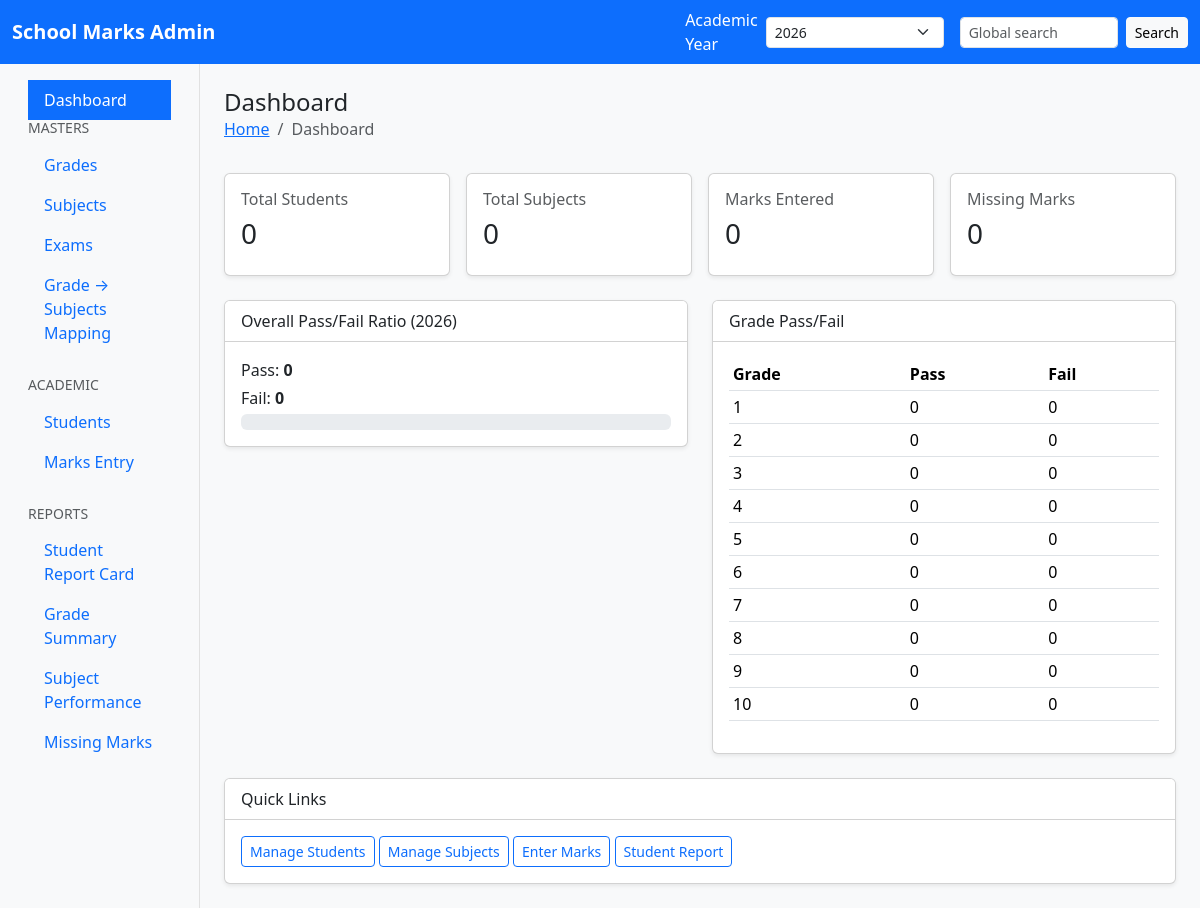
The page / on the database its author committed.
### tables this page shows
CREATE TABLE grades (
    grade_id TINYINT PRIMARY KEY
);

### controller/DashboardController.php (called while the page is built, shortened)
<?php
class DashboardController
{
    public function handle(string $page): void
    {
        $db = db();
        $academicYear = (int)($_GET['academic_year'] ?? DEFAULT_ACADEMIC_YEAR);
        $stats = [];
        $stats['students'] = (int)($db->query('SELECT COUNT(*) AS cnt FROM students')->fetch_assoc()['cnt'] ?? 0);
        $stats['subjects'] = (int)($db->query('SELECT COUNT(*) AS cnt FROM subjects')->fetch_assoc()['cnt'] ?? 0);
        $stats['marks'] = (int)($db->query('SELECT COUNT(*) AS cnt FROM marks')->fetch_assoc()['cnt'] ?? 0);
        $passFail = query_one(
            $db,
            "SELECT SUM(CASE WHEN m.marks >= ? THEN 1 ELSE 0 END) AS pass_count,
                    SUM(CASE WHEN m.marks < ? THEN 1 ELSE 0 END) AS fail_count
             FROM marks m
             JOIN exams e ON m.exam_id = e.exam_id
             WHERE e.academic_year = ?",
            'iii',
            [PASSING_MARK, PASSING_MARK, $academicYear]
        );
        $expectedRow = query_one(
            $db,
            "SELECT SUM(student_count * subject_count * 4) AS expected
             FROM (
                SELECT g.grade_id,
                       (SELECT COUNT(*) FROM students s WHERE s.grade_id = g.grade_id) AS student_count,
                       (SELECT COUNT(*) FROM grade_subjects gs WHERE gs.grade_id = g.grade_id) AS subject_count
                FROM grades g
             ) AS t"
        );
        $expected = (int)($expectedRow['expected'] ?? 0);
        $actualRow = query_one(
            $db,
            "SELECT COUNT(*) AS actual
             FROM marks m
             JOIN exams e ON m.exam_id = e.exam_id
             WHERE e.academic_year = ?",
            'i',
            [$academicYear]
        );
        $missing = max(0, $expected - (int)($actualRow['actual'] ?? 0));
        $gradePassFail = query_all(
            $db,
            "SELECT g.grade_id,
                    SUM(CASE WHEN m.marks >= ? THEN 1 ELSE 0 END) AS pass_count,
                    SUM(CASE WHEN m.marks < ? THEN 1 ELSE 0 END) AS fail_count
             FROM grades g
             LEFT JOIN students s ON s.grade_id = g.grade_id
             LEFT JOIN marks m ON m.student_id = s.student_id
             LEFT JOIN exams e ON m.exam_id = e.exam_id AND e.academic_year = ?
             GROUP BY g.grade_id
             ORDER BY g.grade_id",
            'iii',
            [PASSING_MARK, PASSING_MARK, $academicYear]
        );
        require __DIR__ . '/../layout/layout.php';
    }
}

### index.php (called while the page is built, shortened)
<?php
require_once __DIR__ . '/includes/functions.php';
$page = $_GET['page'] ?? 'dashboard';
$controller = new $controllerName();
$controller->handle($page);

### includes/functions.php (called while the page is built, shortened)
<?php
function e(string $value): string
{
    return htmlspecialchars($value, ENT_QUOTES, 'UTF-8');
}
function query_all(mysqli $db, string $sql, string $types = '', array $params = []): array
{
    $stmt = $db->prepare($sql);
    if ($types !== '' && $params) {
        $stmt->bind_param($types, ...$params);
    }
    $stmt->execute();
    $result = $stmt->get_result();
    $rows = $result ? $result->fetch_all(MYSQLI_ASSOC) : [];
    return $rows;
}
function query_one(mysqli $db, string $sql, string $types = '', array $params = []): ?array
{
    $rows = query_all($db, $sql, $types, $params);
    return $rows[0] ?? null;
}

### views/dashboard/index.php (the view, shortened to what this page needs)
<?php
$passCount = (int)($passFail['pass_count'] ?? 0);
$failCount = (int)($passFail['fail_count'] ?? 0);
?>
<div class="row g-3">
    <div class="col-md-3">
        <div class="card shadow-sm">
            <div class="card-body">
                <h6 class="text-muted">Total Students</h6>
                <h3><?php echo e((string)$stats['students']); ?></h3>
            </div>
        </div>
    </div>
    <div class="col-md-3">
        <div class="card shadow-sm">
            <div class="card-body">
                <h6 class="text-muted">Total Subjects</h6>
                <h3><?php echo e((string)$stats['subjects']); ?></h3>
            </div>
        </div>
    </div>
    <div class="col-md-3">
        <div class="card shadow-sm">
            <div class="card-body">
                <h6 class="text-muted">Marks Entered</h6>
                <h3><?php echo e((string)$stats['marks']); ?></h3>
            </div>
        </div>
    </div>
    <div class="col-md-3">
        <div class="card shadow-sm">
            <div class="card-body">
                <h6 class="text-muted">Missing Marks</h6>
                <h3><?php echo e((string)$missing); ?></h3>
            </div>
        </div>
    </div>
</div>
<div class="row mt-4">
    <div class="col-lg-6">
        <div class="card shadow-sm">
            <div class="card-header bg-white">
                Overall Pass/Fail Ratio (<?php echo e((string)$academicYear); ?>)
            </div>
            <div class="card-body">
                <p class="mb-1">Pass: <strong><?php echo e((string)$passCount); ?></strong></p>
                <p class="mb-1">Fail: <strong><?php echo e((string)$failCount); ?></strong></p>
                <div class="progress">
                </div>
            </div>
        </div>
    </div>
    <div class="col-lg-6">
        <div class="card shadow-sm">
            <div class="card-header bg-white">Grade Pass/Fail</div>
            <div class="card-body">
                <table class="table table-sm">
                    <thead>
                        <tr>
                            <th>Grade</th>
                            <th>Pass</th>
                            <th>Fail</th>
                        </tr>
                    </thead>
                    <tbody>
                        <?php foreach ($gradePassFail as $row): ?>
                            <tr>
                                <td><?php echo e((string)$row['grade_id']); ?></td>
                                <td><?php echo e((string)($row['pass_count'] ?? 0)); ?></td>
                                <td><?php echo e((string)($row['fail_count'] ?? 0)); ?></td>
                            </tr>
                        <?php endforeach; ?>
                    </tbody>
                </table>
            </div>
        </div>
    </div>
</div>
<div class="row mt-4">
    <div class="col-lg-12">
        <div class="card shadow-sm">
            <div class="card-header bg-white">Quick Links</div>
            <div class="card-body">
                <a class="btn btn-outline-primary btn-sm" href="index.php?page=students">Manage Students</a>
                <a class="btn btn-outline-primary btn-sm" href="index.php?page=subjects">Manage Subjects</a>
                <a class="btn btn-outline-primary btn-sm" href="index.php?page=marks_entry">Enter Marks</a>
                <a class="btn btn-outline-primary btn-sm" href="index.php?page=reports_student">Student Report</a>
            </div>
        </div>
    </div>
</div>

### includes/header.php (shortened to what this page needs)
<?php
require_once __DIR__ . '/functions.php';
$selectedYear = $_GET['academic_year'] ?? DEFAULT_ACADEMIC_YEAR;
?>
<!doctype html>
<html lang="en">
<head>
    <link href="https://cdn.jsdelivr.net/npm/bootstrap@5.3.3/dist/css/bootstrap.min.css" rel="stylesheet">
    <link href="layout/style.css" rel="stylesheet">
</head>
<body>
<nav class="navbar navbar-expand-lg navbar-dark bg-primary">
    <div class="container-fluid">
        <span class="navbar-brand fw-bold"><?php echo e(APP_NAME); ?></span>
        <div class="d-flex align-items-center">
            <form class="d-flex align-items-center" method="get" action="index.php">
                <label class="text-white me-2">Academic Year</label>
                <select name="academic_year" class="form-select form-select-sm me-3" onchange="this.form.submit()">
                    <?php for ($year = DEFAULT_ACADEMIC_YEAR - 2; $year <= DEFAULT_ACADEMIC_YEAR + 2; $year++): ?>
                        <option value="<?php echo e((string)$year); ?>" <?php echo ((int)$selectedYear === $year) ? 'selected' : ''; ?>><?php echo e((string)$year); ?></option>
                    <?php endfor; ?>
                </select>
                <input type="text" class="form-control form-control-sm" name="q" placeholder="Global search" value="<?php echo e($_GET['q'] ?? ''); ?>">
                <button class="btn btn-light btn-sm ms-2" type="submit">Search</button>
            </form>
        </div>
    </div>
</nav>

### layout/layout.php (shortened to what this page needs)
<?php
require_once __DIR__ . '/../includes/header.php';
require_once __DIR__ . '/../includes/functions.php';
?>
<div class="container-fluid">
    <div class="row">
        <aside class="col-lg-2 bg-light sidebar">
            <?php include __DIR__ . '/menu.php'; ?>
        </aside>
        <main class="col-lg-10 p-4">
            <?php include __DIR__ . '/breadcrumbs.php'; ?>
            <?php include $content_view; ?>
        </main>
    </div>
</div>
<?php
require_once __DIR__ . '/../includes/footer.php';
?>

### layout/menu.php (shortened to what this page needs)
<?php
$current = $_GET['page'] ?? 'dashboard';
?>
<nav class="nav flex-column p-3">
    <a class="nav-link <?php echo $current === 'dashboard' ? 'active' : ''; ?>" href="index.php?page=dashboard">Dashboard</a>
    <h6 class="text-uppercase text-muted small">Masters</h6>
    <a class="nav-link <?php echo $current === 'grades' ? 'active' : ''; ?>" href="index.php?page=grades">Grades</a>
    <a class="nav-link <?php echo $current === 'subjects' ? 'active' : ''; ?>" href="index.php?page=subjects">Subjects</a>
    <a class="nav-link <?php echo $current === 'exams' ? 'active' : ''; ?>" href="index.php?page=exams">Exams</a>
    <a class="nav-link <?php echo $current === 'grade_subjects' ? 'active' : ''; ?>" href="index.php?page=grade_subjects">Grade → Subjects Mapping</a>
    <h6 class="text-uppercase text-muted small mt-4">Academic</h6>
    <a class="nav-link <?php echo $current === 'students' ? 'active' : ''; ?>" href="index.php?page=students">Students</a>
    <a class="nav-link <?php echo $current === 'marks_entry' ? 'active' : ''; ?>" href="index.php?page=marks_entry">Marks Entry</a>
    <h6 class="text-uppercase text-muted small mt-4">Reports</h6>
    <a class="nav-link <?php echo $current === 'reports_student' ? 'active' : ''; ?>" href="index.php?page=reports_student">Student Report Card</a>
    <a class="nav-link <?php echo $current === 'reports_grade_summary' ? 'active' : ''; ?>" href="index.php?page=reports_grade_summary">Grade Summary</a>
    <a class="nav-link <?php echo $current === 'reports_subject_performance' ? 'active' : ''; ?>" href="index.php?page=reports_subject_performance">Subject Performance</a>
    <a class="nav-link <?php echo $current === 'reports_missing_marks' ? 'active' : ''; ?>" href="index.php?page=reports_missing_marks">Missing Marks</a>
</nav>

### layout/breadcrumbs.php
<?php
$breadcrumbMap = [
    'dashboard' => 'Dashboard',
    'grades' => 'Grades',
    'subjects' => 'Subjects',
    'exams' => 'Exams',
    'grade_subjects' => 'Grade → Subjects Mapping',
    'students' => 'Students',
    'marks_entry' => 'Marks Entry',
    'reports_student' => 'Reports / Student Report Card',
    'reports_grade_summary' => 'Reports / Grade Summary',
    'reports_subject_performance' => 'Reports / Subject Performance',
    'reports_missing_marks' => 'Reports / Missing Marks',
];
$current = $_GET['page'] ?? 'dashboard';
$title = $breadcrumbMap[$current] ?? 'Dashboard';
?>
<div class="d-flex justify-content-between align-items-center mb-3">
    <div>
        <h4 class="mb-0"><?php echo e($title); ?></h4>
        <nav aria-label="breadcrumb">
            <ol class="breadcrumb">
                <li class="breadcrumb-item"><a href="index.php?page=dashboard">Home</a></li>
                <li class="breadcrumb-item active" aria-current="page"><?php echo e($title); ?></li>
            </ol>
        </nav>
    </div>
</div>

### includes/footer.php (shortened to what this page needs)
</body>
</html>

### layout/style.css (style rules this page uses)
body { background-color: #f8f9fa; }
.sidebar { min-height: 100vh; border-right: 1px solid #e1e1e1; }
.nav-link.active { background-color: #0d6efd; color: #fff; }

### rows shown on the page
grades: grade_id "1", pass_count "0", fail_count "0"
grades: grade_id "2", pass_count "0", fail_count "0"
grades: grade_id "3", pass_count "0", fail_count "0"
grades: grade_id "4", pass_count "0", fail_count "0"
grades: grade_id "5", pass_count "0", fail_count "0"
grades: grade_id "6", pass_count "0", fail_count "0"
grades: grade_id "7", pass_count "0", fail_count "0"
grades: grade_id "8", pass_count "0", fail_count "0"
grades: grade_id "9", pass_count "0", fail_count "0"
grades: grade_id "10", pass_count "0", fail_count "0"

### other values the page prints
APP_NAME "School Marks Admin"
$title "Dashboard"
$stats['students'] "0"
$stats['subjects'] "0"
$stats['marks'] "0"
$missing "0"
$academicYear "2026"
$passCount "0"
$failCount "0"
form field academic_year "2026"
